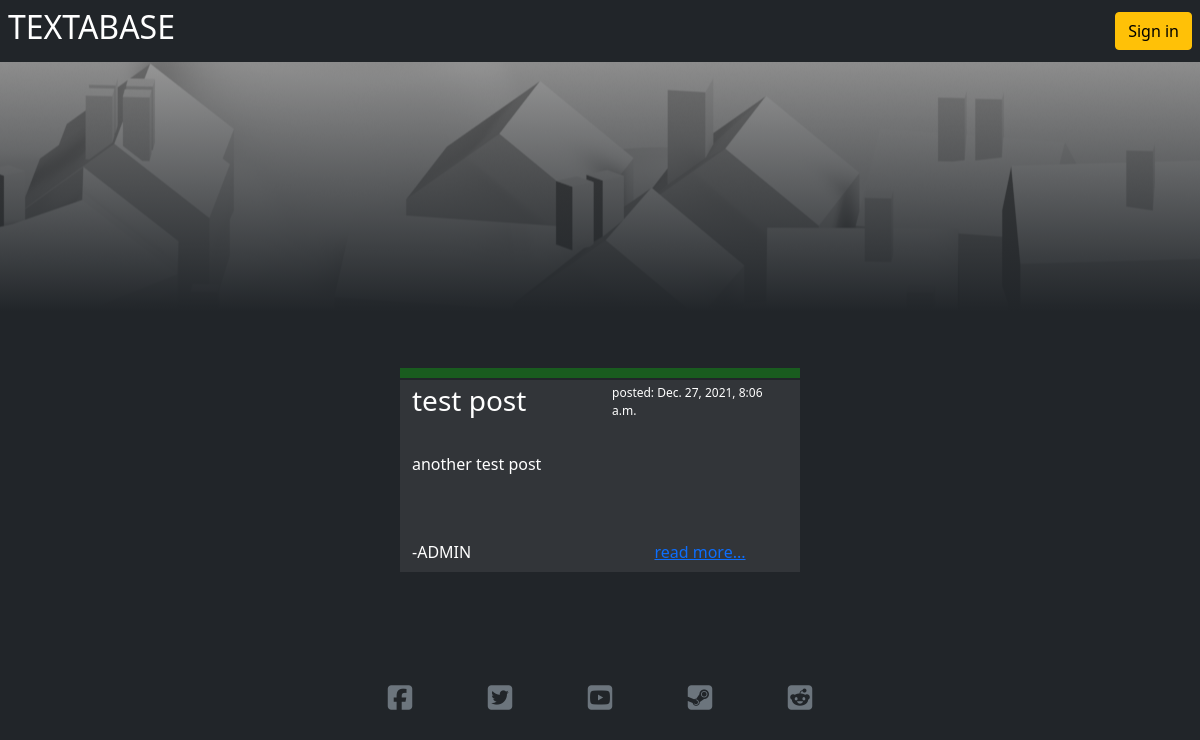
The page / on the database its author committed.
### forum/models.py (models this page shows, shortened)
class thread(models.Model):
    title = models.CharField(max_length=255, unique=True)
    slug = models.SlugField(max_length=255, unique=True)
    categories_choices = [
        ('GAM', 'Games'),
        ('BUG', 'Bugs'),
        ('BAN', 'Banter'),
        ('GEN', 'General')
    ]
    catergories = models.CharField(
        max_length=3,
        choices=categories_choices,
        default='GEN'
    )
    thread_starter = models.ForeignKey(User, on_delete=models.CASCADE,
                                       related_name='thread_post')
    date_posted = models.DateTimeField(auto_now=True, editable=False)
    content = models.TextField()
    class Meta:
        ordering = ["-date_posted"]

### forum/views.py (the view)
# urls.py: path('', views.threadList.as_view(), name='home'),
class threadList(generic.ListView):
    model = thread
    queryset = thread.objects.order_by('-date_posted')
    template_name = 'threads.html'
    paginate_by = 6

### templates/threads.html (shortened to what this page needs)
{% extends "base.html" %}
{% block content %}
<section class="row justify-content-center mb-5 g-0">
    {% for thread in thread_list %}
    <article class="col-10 col-xl-4 justify-content-center text-white m-2 g-4">
        <div class="row">
            <div class="row g-0">
                <div class="col">
                    <hr class="catergory-line catergory-{{ thread.catergories }}">
                </div>
            </div>
            <div class="bg-custom-thread">
                <div class="row mb-3 mt-1">
                    <div class="col">
                        <h3>{{ thread.title }}</h3>
                    </div>
                    <div class="col">
                        <p class="float-end fs-custom-date">posted: {{ thread.date_posted }}</p>
                    </div>
                </div>
                <div class="row mb-1 mt-1">
                    <div class="col">
                        {% if thread.content|length >= 60 %}
                        <p>{{ thread.content|truncatewords:"60" }}...</p>
                        {% else %}
                        <p>{{ thread.content }}</p>
                        {% endif %}
                    </div>
                </div>
                <div class="row mb-2 mt-5">
                    <div class="col">
                        -{{ thread.thread_starter }}
                    </div>
                    <div class="col text-center">
                        <a href="{% url 'threads_page' thread.slug %}">read more...</a>
                    </div>
                </div>
            </div>
        </div>
    </article>
    {% endfor %}
</section>
{%endblock%}

### static/css/style.css (style rules this page uses)
.bg-custom-thread { background: rgba(196, 196, 196, 0.1); }
.fs-custom-date { font-size: 12px }
.catergory-line { margin: 0; padding: 0; padding-top: 10px; }
.catergory-GEN { background: rgba(0, 255, 0, 1); }

### rows shown on the page
thread: title "test post", date_posted "Dec. 27, 2021, 8:06 a.m.", content "another test post", thread_starter "ADMIN"
